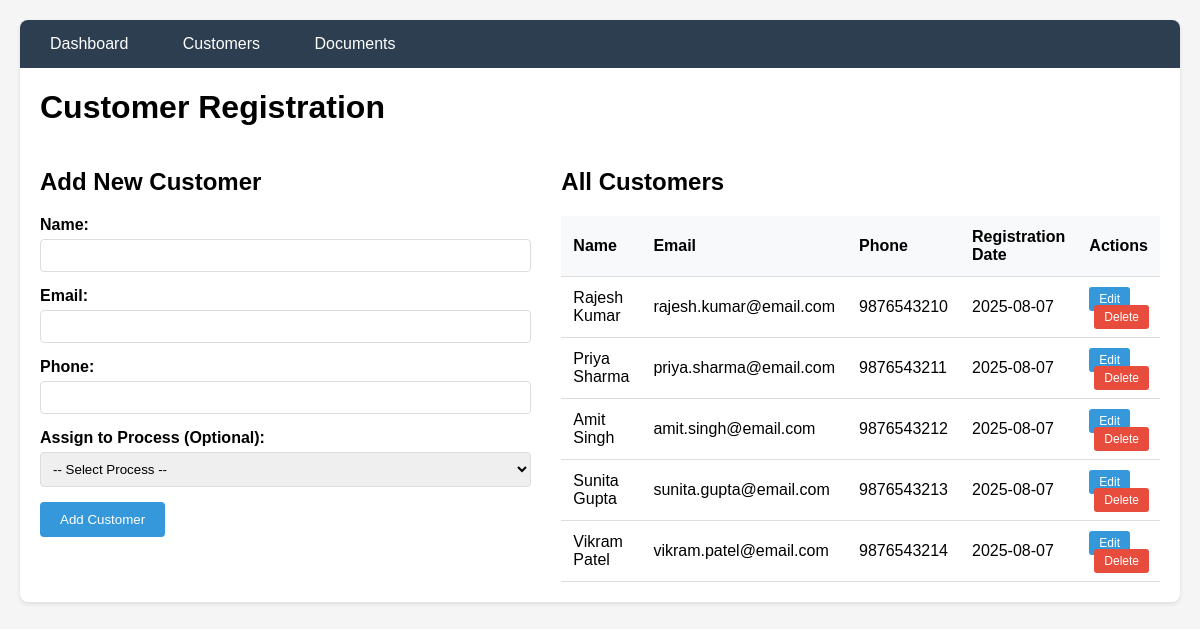
Page /customers on the committed database.
### tables this page shows
CREATE TABLE customers (
    id INTEGER PRIMARY KEY AUTOINCREMENT,
    name VARCHAR(100) NOT NULL,
    email VARCHAR(150) NOT NULL UNIQUE,
    phone VARCHAR(15) NOT NULL,
    registration_date TIMESTAMP DEFAULT CURRENT_TIMESTAMP
);

### application/app.py (the view)
@app.route('/customers')
def customers():
    conn = get_db_connection()
    customers = conn.execute('SELECT * FROM customers ORDER BY registration_date DESC').fetchall()
    processes = conn.execute('SELECT * FROM processes WHERE status = "active"').fetchall()
    return render_template('customers.html', customers=customers, processes=processes)

### application/app.py (called while the page is built)
def get_db_connection():
    conn = sqlite3.connect(DATABASE)
    conn.row_factory = sqlite3.Row
    return conn

### application/templates/customers.html (shortened to what this page needs)
{% extends "base.html" %}
{% block content %}
<h1>Customer Registration</h1>
<div style="display: grid; grid-template-columns: 1fr 1fr; gap: 30px; margin-top: 20px;">
    <div>
        <h2>Add New Customer</h2>
        <form method="POST" action="{{ url_for('add_customer') }}">
            <div class="form-group">
                <label for="name">Name:</label>
                <input type="text" id="name" name="name" required>
            </div>
            <div class="form-group">
                <label for="email">Email:</label>
                <input type="email" id="email" name="email" required>
            </div>
            <div class="form-group">
                <label for="phone">Phone:</label>
                <input type="tel" id="phone" name="phone" required>
            </div>
            <div class="form-group">
                <label for="process_id">Assign to Process (Optional):</label>
                <select id="process_id" name="process_id">
                    <option value="">-- Select Process --</option>
                </select>
            </div>
            <button type="submit">Add Customer</button>
        </form>
    </div>
    <div>
        <h2>All Customers</h2>
        <table>
            <thead>
                <tr>
                    <th>Name</th>
                    <th>Email</th>
                    <th>Phone</th>
                    <th>Registration Date</th>
                    <th>Actions</th>
                </tr>
            </thead>
            <tbody>
                {% for customer in customers %}
                <tr>
                    <td>{{ customer.name }}</td>
                    <td>{{ customer.email }}</td>
                    <td>{{ customer.phone }}</td>
                    <td>{{ customer.registration_date[:10] if customer.registration_date else 'N/A' }}</td>
                    <td>
                        <a href="{{ url_for('edit_customer', customer_id=customer.id) }}"
                           style="background: #3498db; color: white; padding: 5px 10px; text-decoration: none; border-radius: 3px; font-size: 12px;">
                           Edit
                        </a>
                        <a href="{{ url_for('delete_customer', customer_id=customer.id) }}"
                           style="background: #e74c3c; color: white; padding: 5px 10px; text-decoration: none; border-radius: 3px; font-size: 12px; margin-left: 5px;"
                           onclick="return confirm('Are you sure you want to delete this customer? This will also delete all their process assignments and document submissions.')">
                           Delete
                        </a>
                    </td>
                </tr>
                {% else %}
                <tr>
                    <td colspan="5">No customers found.</td>
                </tr>
                {% endfor %}
            </tbody>
        </table>
    </div>
</div>
{% endblock %}

### application/templates/base.html (style rules this page uses)
body { font-family: Arial, sans-serif; margin: 0; padding: 20px; background: #f5f5f5; }
table { width: 100%; border-collapse: collapse; margin-top: 20px; }
th, td { padding: 12px; text-align: left; border-bottom: 1px solid #ddd; }
th { background: #f8f9fa; }
.form-group { margin-bottom: 15px; }
label { display: block; margin-bottom: 5px; font-weight: bold; }
input, select, textarea { width: 100%; padding: 8px; border: 1px solid #ddd; border-radius: 4px; box-sizing: border-box; }
button { background: #3498db; color: white; padding: 10px 20px; border: none; border-radius: 4px; cursor: pointer; }

### rows in the picture
customers: name "Rajesh Kumar", email "rajesh.kumar@email.com", phone "9876543210", registration_date "2025-08-07"
customers: name "Priya Sharma", email "priya.sharma@email.com", phone "9876543211", registration_date "2025-08-07"
customers: name "Amit Singh", email "amit.singh@email.com", phone "9876543212", registration_date "2025-08-07"
customers: name "Sunita Gupta", email "sunita.gupta@email.com", phone "9876543213", registration_date "2025-08-07"
customers: name "Vikram Patel", email "vikram.patel@email.com", phone "9876543214", registration_date "2025-08-07"
